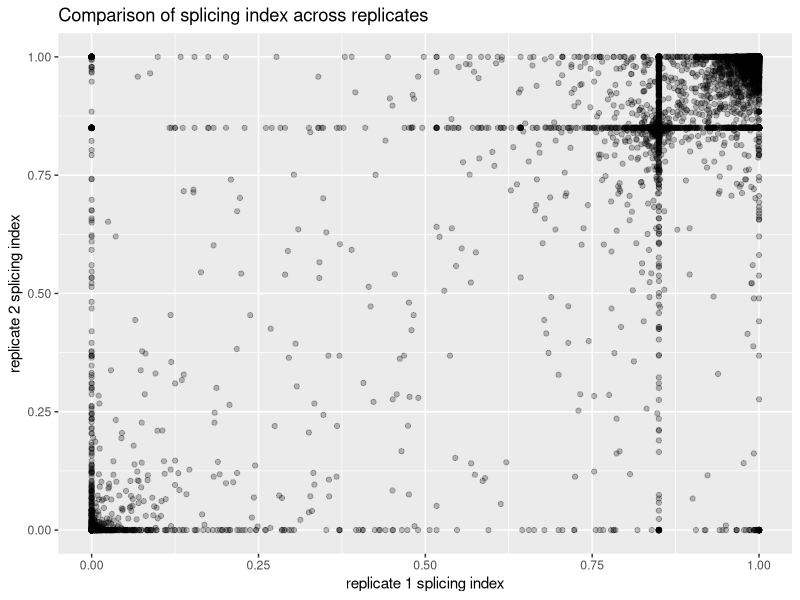

Recreate this plot in R.
## ---- chunk 1
library(dplyr)
library(tidyr)
library(ggplot2)
library(cowplot)
options(stringsAsFactors = F)

knitr::opts_chunk$set(warning=FALSE, message=F)

data <- read.csv('../produced_data/all_alignments.csv')
## ---- chunk 2
data <- select(data, -ends_with('S1'))
## ---- chunk 3
data <- data %>%
    select(-id) %>% 
    mutate_each(funs(norm = . / (sum(.) / 1000000))) %>% 
    select(ends_with('norm')) %>% # get rid of original un-normalized columns
    bind_cols(select(data, id), .)

# proportion of cells in each bin (relative to pre-sort)
# DP1S2, DP2S2, INT1S2, INT2S2, PS_R1, PS_R2, SP1S2, SP2S2
bin_prop <- c( 0.092, 0.091,  0.127, 0.122, 1, 1, 0.596, 0.603)

# rename for convenience
colnames(data) <- c('header', 'DP_R1', 'DP_R2', 'INT_R1', 'INT_R2', 'PS_R1', 'PS_R2', 'SP_R1', 'SP_R2')

# multiply each bin count by bin proportion
data <- cbind(header = data$header, data.frame(mapply(`*`, select(data, DP_R1:SP_R2), bin_prop, SIMPLIFY = FALSE)))
## ---- chunk 4
# small substitutions so separate will work easier
data$header <- gsub('strand= ', 'strand=', data$header)
data$header <- gsub('>', '', data$header)
data <- data %>%
    separate(header, into = c('id', 'chr', 'strand', 'length', 'category'), sep = ' ') %>% 
    separate(chr, c('chr', 'region'), sep = ':') %>%
    separate(region, c('start', 'end'), sep = '-', fill = 'right') %>%
    separate(id, c('ensembl_id', 'sub_id'), sep = '_', remove = F)

# get rid of leftover field identifiers    
data$strand <- gsub('strand=', '', data$strand)
data$length <- gsub('len=', '', data$length)

# convert to numeric
data$chr <- as.numeric(gsub('chr', '', data$chr))
data$start <- as.numeric(data$start)
data$end <- as.numeric(data$end)

# finally, separate length into intron-exon-intron lengths
data <- data %>%
    extract(length, c("intron1_len","exon_len","intron2_len"), "([[:alnum:]]+).([[:alnum:]]+).([[:alnum:]]+)")

data$intron1_len <- as.numeric(data$intron1_len)
data$intron2_len <- as.numeric(data$intron2_len)
data$exon_len <- as.numeric(data$exon_len)

# update the category to either control, natural, or mutant
data <- data %>% 
    # ifelse() structure: ifelse(condition, action if true, action if false)
    mutate(category = ifelse(endsWith(id, '000'), 'natural', 'mutant')) %>% 
    mutate(category = ifelse(endsWith(id, 'BRK'), 'control', category))
## ---- chunk 5
data <- data %>%
    mutate(index_R1 = (DP_R1*0 + INT_R1*0.85 + SP_R1*1) / (DP_R1 + INT_R1 + SP_R1),
           index_R2 = (DP_R2*0 + INT_R2*0.85 + SP_R2*1) / (DP_R2 + INT_R2 + SP_R2))

# replace NaN with NA
data[data == 'NaN'] <- NA
## ---- chunk 6
ggplot(data, aes(index_R1, index_R2)) + geom_point(alpha = 0.25) +
    labs(x = 'replicate 1 splicing index', y = 'replicate 2 splicing index',
         title = 'Comparison of splicing index across replicates')
